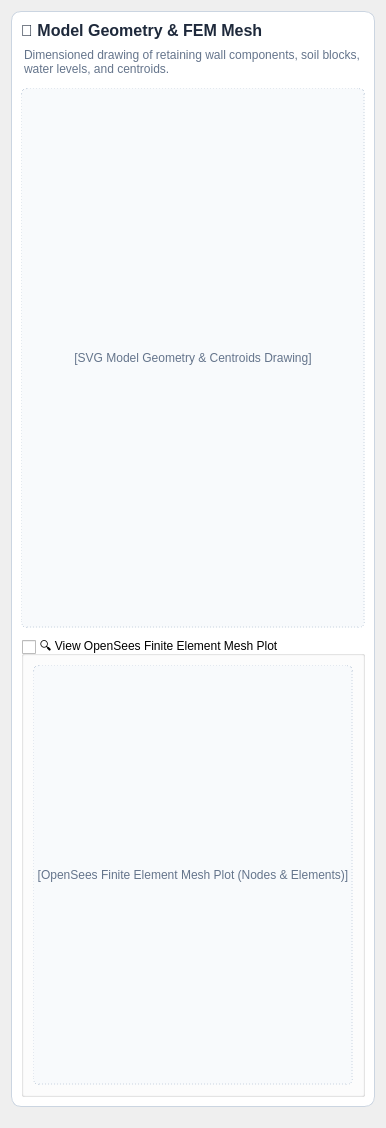
                            <widget class="QWidget" name="contents_tab_res_model_geometry">
                              <layout class="QVBoxLayout" name="vbox_contents_tab_res_model_geometry">
                                <item>
                                  <widget class="QFrame" name="card_model_geometry">
                                    <property name="frameShape">
                                      <enum>QFrame::StyledPanel</enum>
                                    </property>
                                    <property name="styleSheet">
                                      <string>QFrame#card_model_geometry { background-color: #ffffff; border: 1px solid #cbd5e1; border-radius: 10px; }</string>
                                    </property>
                                    <layout class="QVBoxLayout" name="layout_card_model_geometry">
                                      <property name="spacing">
                                        <number>8</number>
                                      </property>
                                      <item>
                                        <widget class="QLabel" name="lbl_title_card_model_geometry">
                                          <property name="text">
                                            <string>📐 Model Geometry &amp; FEM Mesh</string>
                                          </property>
                                          <property name="styleSheet">
                                            <string>font-size: 16px; font-weight: 700; color: #1e293b; padding: 0px;</string>
                                          </property>
                                        </widget>
                                      </item>
                                      <item>
                                        <widget class="QLabel" name="lbl_desc_card_model_geometry">
                                          <property name="text">
                                            <string>Dimensioned drawing of retaining wall components, soil blocks, water levels, and centroids.</string>
                                          </property>
                                          <property name="styleSheet">
                                            <string>font-size: 12px; color: #64748b; margin-bottom: 4px; padding: 0px;</string>
                                          </property>
                                          <property name="wordWrap">
                                            <bool>true</bool>
                                          </property>
                                        </widget>
                                      </item>
                                      <item>
                                        <widget class="QLabel" name="svg_model_geometry_view">
                                          <property name="minimumSize">
                                            <size>
                                              <width>320</width>
                                              <height>540</height>
                                            </size>
                                          </property>
                                          <property name="text">
                                            <string>[SVG Model Geometry &amp; Centroids Drawing]</string>
                                          </property>
                                          <property name="alignment">
                                            <set>Qt::AlignCenter</set>
                                          </property>
                                          <property name="styleSheet">
                                            <string>background-color: #f8fafc; border: 1px dashed #cbd5e1; border-radius: 6px; color: #64748b;</string>
                                          </property>
                                        </widget>
                                      </item>
                                      <item>
                                        <widget class="QGroupBox" name="grp_fem_mesh_expander">
                                          <property name="title">
                                            <string>🔍 View OpenSees Finite Element Mesh Plot</string>
                                          </property>
                                          <property name="checkable">
                                            <bool>true</bool>
                                          </property>
                                          <property name="checked">
                                            <bool>false</bool>
                                          </property>
                                          <layout class="QVBoxLayout" name="vbox_fem_mesh_expander">
                                            <item>
                                              <widget class="QLabel" name="plot_fem_mesh_canvas">
                                                <property name="minimumSize">
                                                  <size>
                                                    <width>320</width>
                                                    <height>420</height>
                                                  </size>
                                                </property>
                                                <property name="text">
                                                  <string>[OpenSees Finite Element Mesh Plot (Nodes &amp; Elements)]</string>
                                                </property>
                                                <property name="alignment">
                                                  <set>Qt::AlignCenter</set>
                                                </property>
                                                <property name="styleSheet">
                                                  <string>background-color: #f8fafc; border: 1px dashed #cbd5e1; border-radius: 6px; color: #64748b;</string>
                                                </property>
                                              </widget>
                                            </item>
                                          </layout>
                                        </widget>
                                      </item>
                                    </layout>
                                  </widget>
                                </item>
                                <item>
                                  <spacer name="vspacer_tab_res_model_geometry">
                                    <property name="orientation">
                                      <enum>Qt::Vertical</enum>
                                    </property>
                                    <property name="sizeHint">
                                      <size>
                                        <width>20</width>
                                        <height>10</height>
                                      </size>
                                    </property>
                                  </spacer>
                                </item>
                              </layout>
                            </widget>
